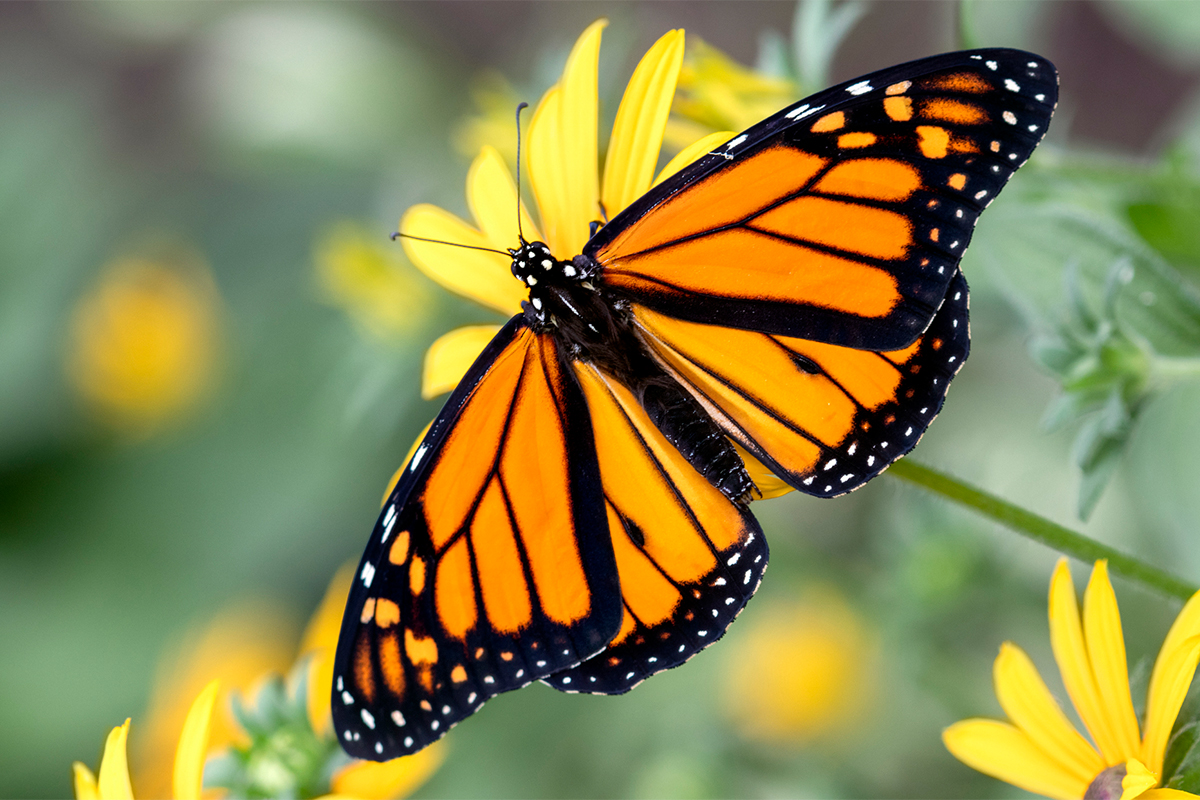
#> input picture Hafta1/kelebek.jpeg, 1200 x 800 px, found by its file name
$ python Hafta1_2.py
#> lines starting #> are read from the running program, lines starting #| are printed output that depends on the picture
# Gerekli kütüphaneleri içe aktarıyoruz
from PIL import Image
import numpy as np
import matplotlib.pyplot as plt

# Görüntü dosyasının yolunu belirtin (dosya adı veya tam yol olabilir)
image_path = 'C:/Users/Dell/Downloads/Asistanlık/Dersler/Görüntü İşleme/Uygulamalar-Yeni/kelebek.jpeg'

# Görüntüyü açıyoruz
image = Image.open(image_path)
#> image is the input picture: PIL image 1200x800 RGB; mean R, G, B 136.5, 132.3, 76.2

# Görüntüyü NumPy dizisine (matrisine) çeviriyoruz
image_matrix = np.array(image)

# Görüntüyü vektöre dönüştürüyoruz
# flatten() tüm matrisi tek boyutlu bir diziye (vektör) çevirir
image_vector = image_matrix.flatten()

# Matrisin ve vektörün boyutlarını yazdırıyoruz
print("Matris Boyutları: ", image_matrix.shape)
#| Matris Boyutları:  (800, 1200, 3)
print("Vektör Boyutu: ", image_vector.shape)
#| Vektör Boyutu:  (2880000,)
print("Vektörün İlk 10 Elemanı: ", image_vector[:10])
#| Vektörün İlk 10 Elemanı:  [98 89 94 96 87 92 99 90 93 97]

plt.imshow(image_matrix)
plt.title('Orijinal Görüntü')
plt.axis('off')  # Eksenleri gizliyoruz
plt.show()

# RGB kanalları için ağırlıklar
weights = [0.2989, 0.5870, 0.1140]

# Renkli görüntüyü gri tonlamalı hale getiriyoruz
# NumPy dot (nokta) çarpım fonksiyonu ile matris çarpımı yapılıyor
gray_image = np.dot(image_matrix[..., :3], weights)
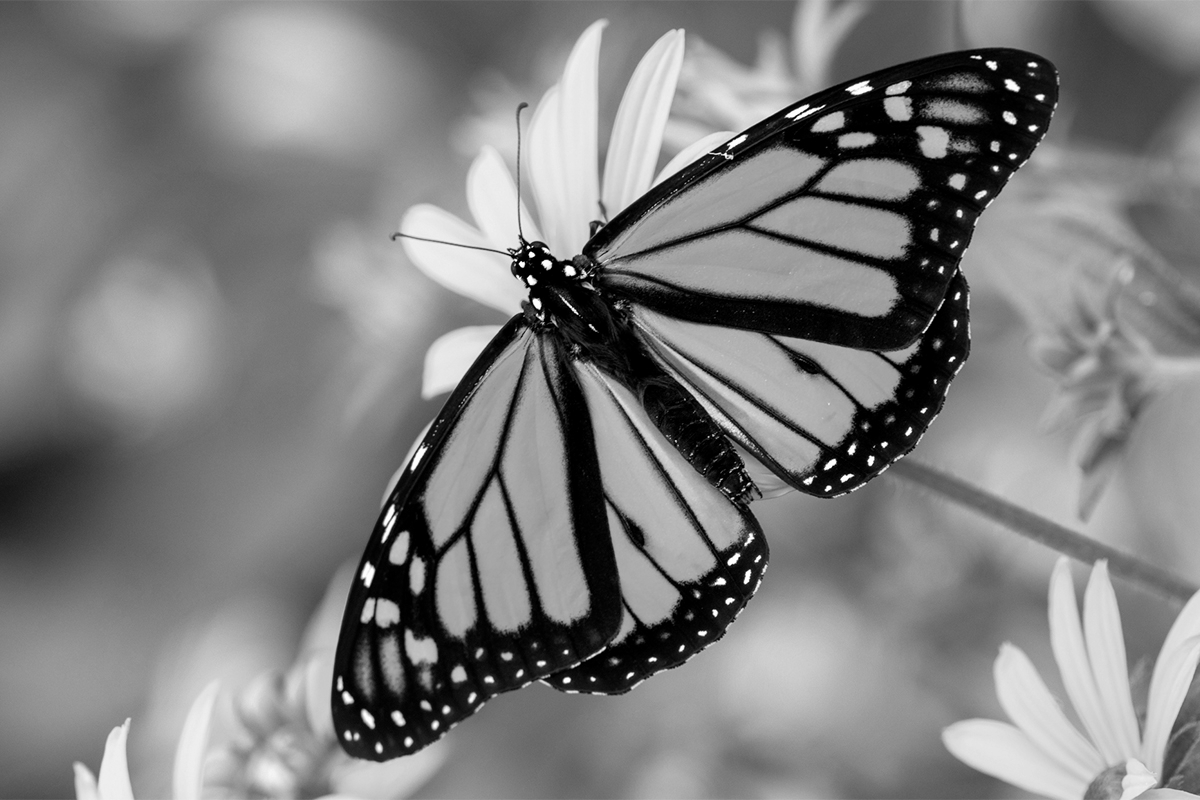
#> gray_image: shape (800, 1200) float64; min 0, max 255, mean 127.1

# Görüntüyü gösteriyoruz
plt.imshow(gray_image, cmap='gray')
plt.title('Siyah Beyaz Görüntü')
plt.axis('off')  # Eksenleri gizliyoruz
plt.show()

# Siyah-beyaz görüntü matrisini yazdırmak isterseniz
print("Siyah-Beyaz Görüntü Matris Boyutları: ", gray_image.shape)
#| Siyah-Beyaz Görüntü Matris Boyutları:  (800, 1200)

gray_image_indir = Image.fromarray(np.uint8(gray_image))
gray_image_indir.save('C:/Users/Dell/Downloads/Asistanlık/Dersler/Görüntü İşleme/Uygulamalar-Yeni/kelebek_siyahbeyaz.jpeg')

$ run again, with Hafta1/deniz.jpg copied over Hafta1/kelebek.jpeg
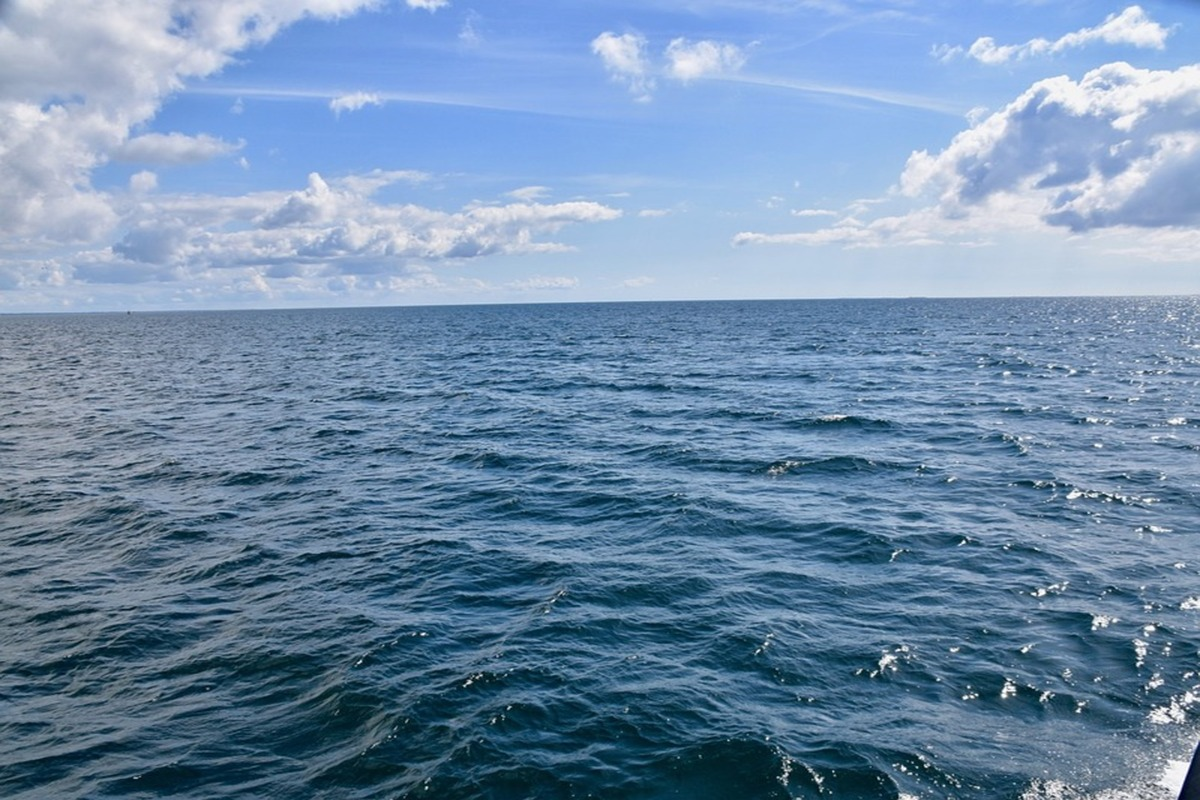
#> input picture Hafta1/deniz.jpg, 1200 x 800 px, found by its file name
#> image is the input picture: PIL image 1200x800 RGB; mean R, G, B 112.5, 140.9, 170.4
#| Matris Boyutları:  (800, 1200, 3)
#| Vektör Boyutu:  (2880000,)
#| Vektörün İlk 10 Elemanı:  [102 121 153 105 124 156 110 129 161 115]
#> `gray_image = np.dot(image_matrix[..., :3], weights)`:
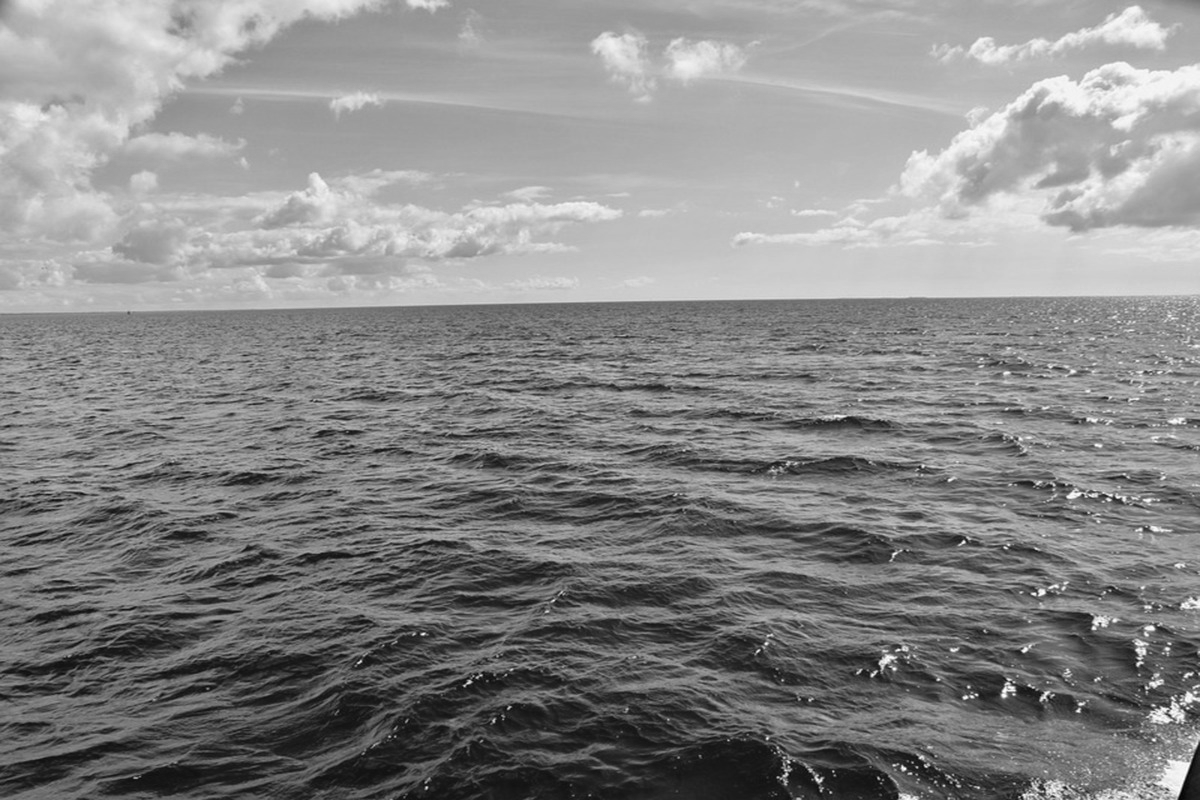
#> gray_image: shape (800, 1200) float64; min 4.35, max 254.7, mean 135.7
#| Siyah-Beyaz Görüntü Matris Boyutları:  (800, 1200)
